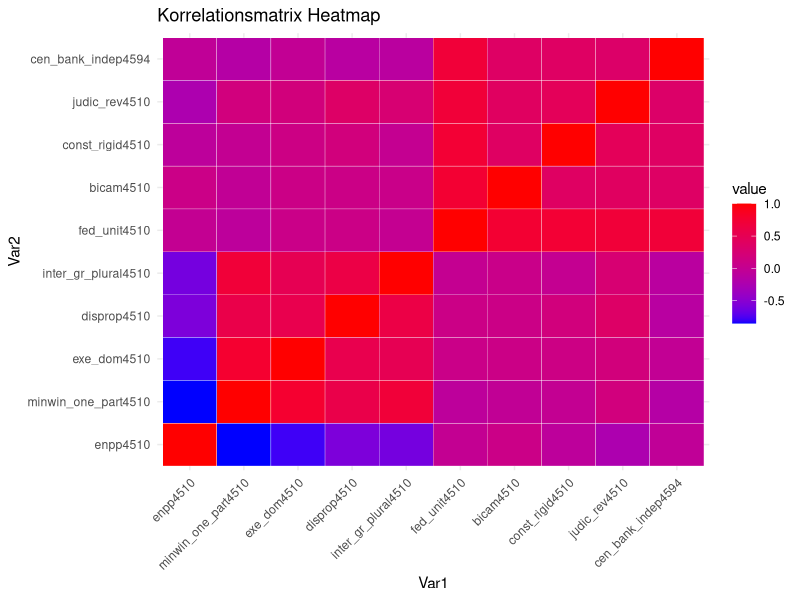
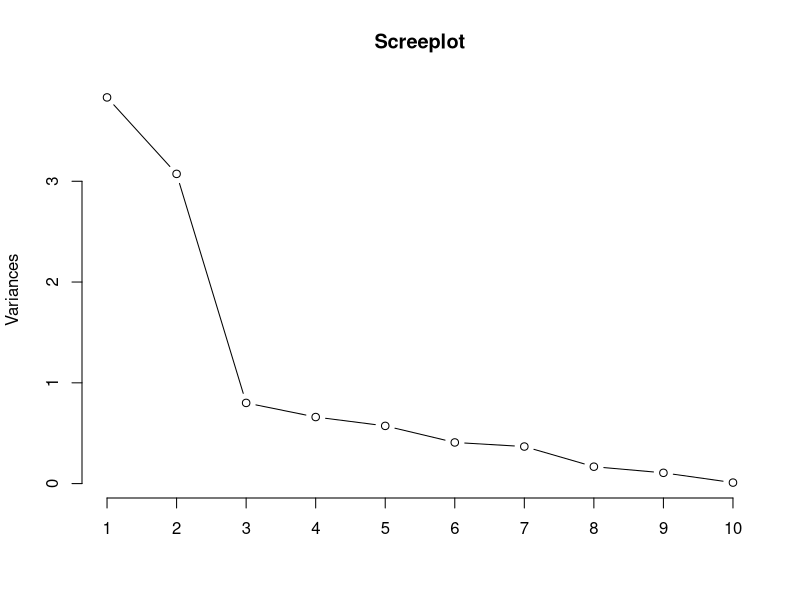
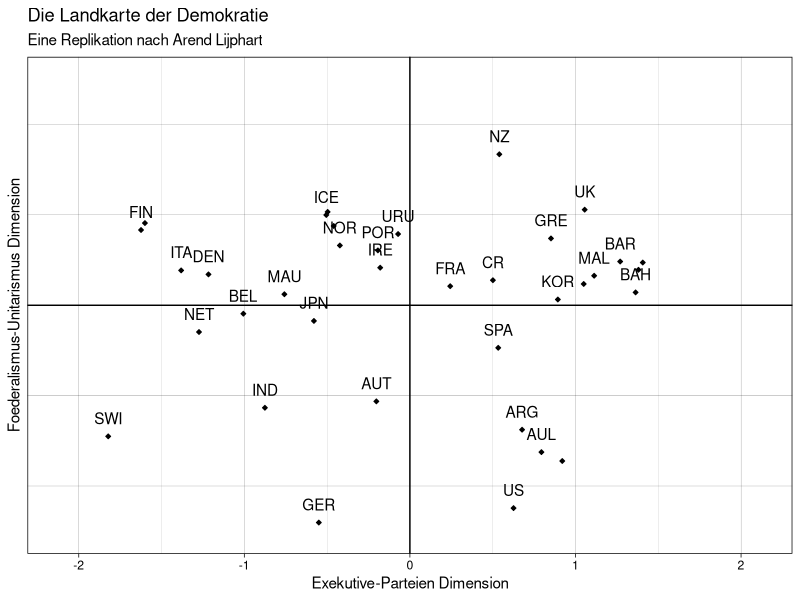
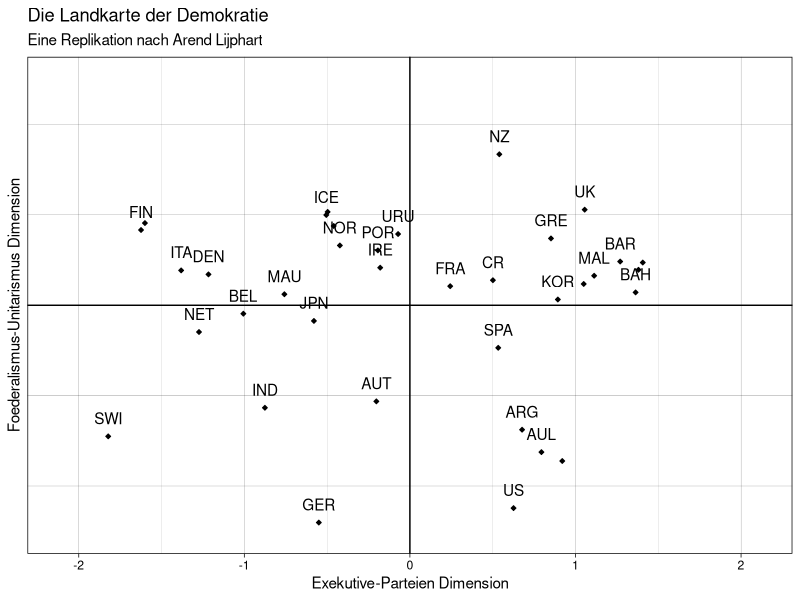

Source code (R) for these figures, in order:
## ---- chunk 1
## include this at top of your RMarkdown file for pretty output
## make sure to have the printr package installed: install.packages('printr')
knitr::opts_chunk$set(echo = TRUE, warnings = FALSE)
# library(printr)
## ---- chunk 2
library(Hmisc)
library(foreign)
library(ggplot2)
library(stats)
library(reshape2)
## ---- chunk 3
setwd("C:/Users/laura/OneDrive/Documents/Arbeit/r/Meine_Überarbeitungen")
lijphart <- read.csv2("Lijphart_Data_recode.csv")
## ---- chunk 4
# 1. Zweiparteiensystem vs. Mehrparteiensystem 
# (ENPP)
lijphart$enpp4510 <- as.numeric(lijphart$enpp4510)

# 2. Einparteienkabinette vs. Koalitionsregierungen 
# (Mittelwert Regierungsdauer Minimal-Winning Koalition und Einparteienkabinette)
lijphart$minwin_one_part4510 <- as.numeric(lijphart$minwin_one_part4510)

# 3. Exekutivdominanz vs. dominante Legislative 
# (Durchschnittliche Lebensdauer von Kabinetten)
lijphart$exe_dom4510 <- as.numeric(lijphart$exe_dom4510)

# 4. Mehrheitswahlrecht vs. Verhältniswahlrecht
# (Gallagher-Index der elektoralen Disproportionalität)
lijphart$disprop4510 <- as.numeric(lijphart$disprop4510)

# 5. Pluralistische vs. korporatistische Interessenvertretung
# (Korporatismus-Index nach Siaroff)
lijphart$inter_gr_plural4510 <- as.numeric(lijphart$inter_gr_plural4510)

# 6. Unitarisch-zentralisiert vs. Föderaldezentralisiert
# (Skala von 1 bis 4 (zentral unitarisch bis föderal und dezentral))
lijphart$fed_unit4510 <- as.numeric(lijphart$fed_unit4510)

# 7. Unikameralismus vs. Bikameralismus
# Skala von 1 bis 4, (unikameral bis stark bikameral)
lijphart$bicam4510 <- as.numeric(lijphart$bicam4510)

# 8. Flexible vs. Rigide Verfassungen
# (Skala von 1 bis 4, (einfach, absolut, super, größer super))
lijphart$const_rigid4510 <- as.numeric(lijphart$const_rigid4510)

# 9. Keine Normenkontrolle vs. Normenkontrolle durch Verfassungsgericht
# (Skala von 1 bis 4, vergeben nach Sekundärliteratur)
lijphart$judic_rev4510 <- as.numeric(lijphart$judic_rev4510)

# 10. Abhängige vs. Unabhängige Zentralbank
# (Grad Zentralbankautonomie (Indizies Cukierman, Grilli…))
lijphart$cen_bank_indep4594 <- as.numeric(lijphart$cen_bank_indep4594)
## ---- chunk 5
sub_lijphart <- lijphart[, c("enpp4510", "minwin_one_part4510", "exe_dom4510", 
                             "disprop4510", "inter_gr_plural4510",
                             "fed_unit4510", "bicam4510", "const_rigid4510",                                 "judic_rev4510", "cen_bank_indep4594")]
head(sub_lijphart)
## ---- chunk 6
cor_matrix <- rcorr(as.matrix(sub_lijphart))
cor_matrix
## ---- chunk 7
cor_df <- melt(cor_matrix$r)

ggplot(cor_df, aes(Var1, Var2, fill = value)) +
  geom_tile(color = "white") +
  scale_fill_gradient(low = "blue", high = "red") +
  theme_minimal() +
  theme(axis.text.x = element_text(angle = 45, hjust = 1)) +
  labs(title = "Korrelationsmatrix Heatmap")
## ---- chunk 8
model_princomp <- prcomp(sub_lijphart, scale = TRUE)
model_princomp
## ---- chunk 9
screeplot(model_princomp, 
          type = "lines", 
          main = "Screeplot")
## ---- chunk 10
eig <- (model_princomp$sdev)^2
eig
## ---- chunk 11
variance <- eig*100/sum(eig)
variance
## ---- chunk 12
sum(variance[1:2])
## ---- chunk 13
model_princomp$rotation[ ,1:2]
## ---- chunk 14
model_princomp_vari <- prcomp(sub_lijphart, scale = TRUE, rotate = "varimax")
model_princomp_vari
## ---- chunk 15
model_princomp_pro <- prcomp(sub_lijphart, scale = TRUE, rotate = "promax")
model_princomp_pro
## ---- chunk 16
model_factanal <- factanal(sub_lijphart, 2, rotation = "varimax", scores = "regression")
print(model_factanal, round = 2, cutoff = .3)
## ---- chunk 17
head(model_factanal$scores)
## ---- chunk 18
scores_data <- as.data.frame(model_factanal$scores)

plot <- ggplot(data = scores_data, aes(x = Factor1, y = Factor2)) + 
  geom_point(size = 1, shape = 23, fill = "black") +
  geom_text(aes(label = lijphart$Country),
            nudge_y = -.2,
            check_overlap = T) +
  geom_hline(yintercept = 0) +
  geom_vline(xintercept = 0) +
  labs(x = "Exekutive-Parteien Dimension", 
       y = "Foederalismus-Unitarismus Dimension", 
       title = "Die Landkarte der Demokratie", 
       subtitle = "Eine Replikation nach Arend Lijphart") +
  coord_cartesian(ylim = c(2.5, -2.5), xlim = c(-2.1, 2.1)) +
  theme_linedraw() 
plot
## ---- chunk 19
# Grafik speichern
ggsave("Landkarte der Demokratie.png")
